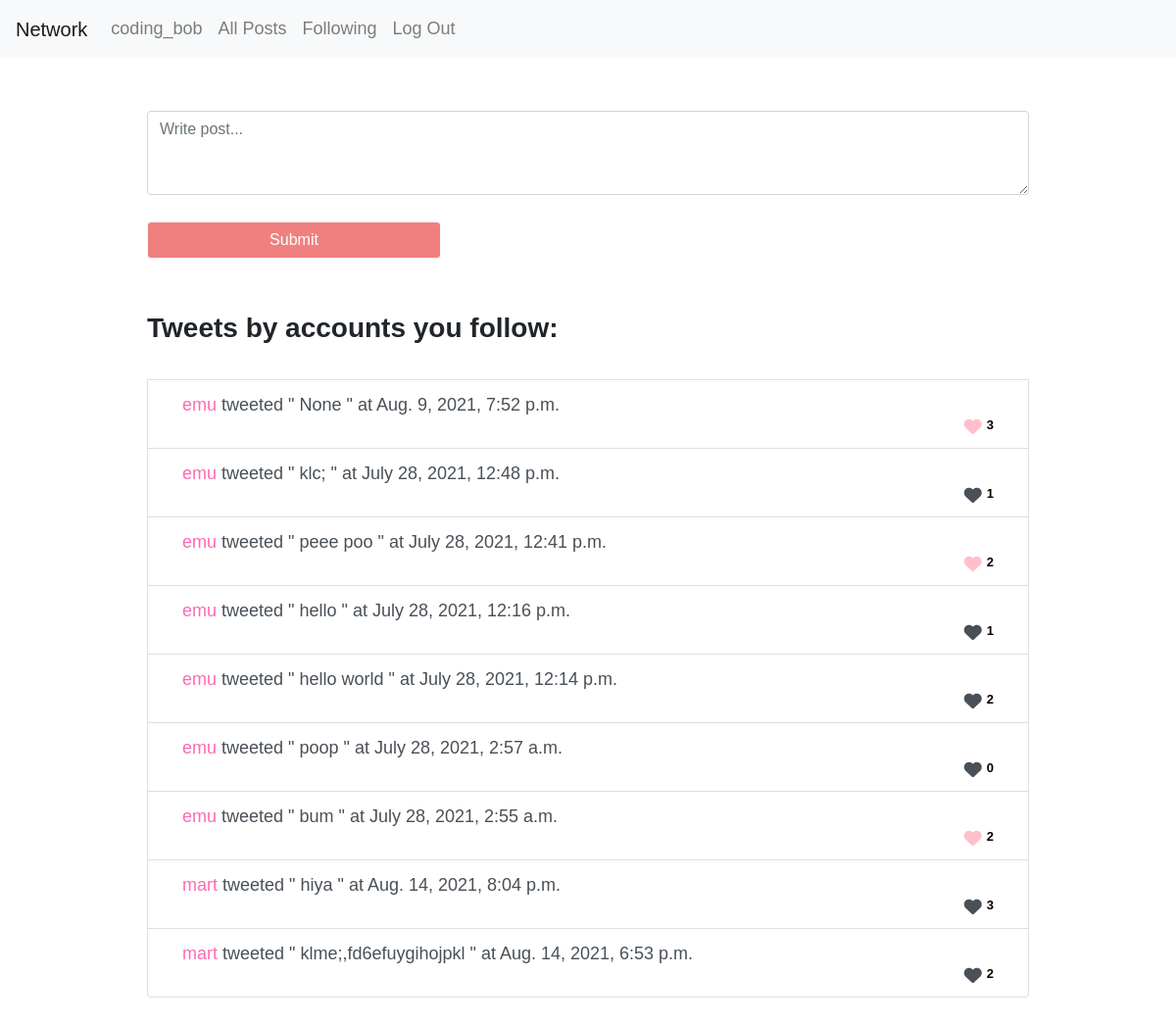
/following/ (signed in), run on the app's committed database.
### network/models.py (models this page shows, shortened)
class User(AbstractUser):
    pass

class Post(models.Model):
    user = models.ForeignKey(User, on_delete=models.CASCADE, default=0)
    user_name = models.CharField(max_length=25, default="string", null=True, blank=True)
    post = models.CharField(max_length=1440, default='', null=True, blank=True)
    time_added = models.DateTimeField(max_length=64, default=datetime.now(timezone.utc))
    likes = models.IntegerField(default="0")

### network/views.py (the view)
# urls.py: path("following/", views.load_following, name="following"),
def load_following(request):
    flow = Follow.objects.filter(follower=request.user.id)
    following = flow.values_list('followee')
    following_list = []
    for i in following:
        fols = Post.objects.filter(user=i[0]).order_by('-time_added')
        followings = fols.values_list('id', 'user', 'user_name', 'post', 'time_added', 'likes')
        following_list.append(followings)
    new_list = []
    for sublist in following_list:
        for item in sublist:
            new_list.append(item)
    smem = Like.objects.filter(liker=request.user.id)
    smeg = smem.values_list('post')
    liked_posts = []
    for i in smeg:
        liked_posts.append(i[0])
    hello = new_list
    paginator = Paginator(hello, 10)
    page_number = request.GET.get('page', 2)
    page_obj = paginator.get_page(page_number)
    print(page_obj, ": page obj")
    return render(request, "network/following.html", {
        "page_obj": page_obj,
        "hello": hello,
        "following_list": following_list,
        "following": following,
        "liked_posts": liked_posts
    })

### network/templates/network/following.html (shortened to what this page needs)
{% extends "network/layout.html" %}
{% block body %}
{% if user.is_authenticated %}
<div style="padding-left: 150px; padding-right: 150px;">
   <br><br>
    <form method="POST" action="{% url 'submit' %}">
        <textarea class="form-control" rows="3" name="submitto" placeholder="Write post..." required></textarea><br>
        <button class="btn btn-light" type="submit">Submit</button></form>
        {% endif %}<br><br>
        <h3><b>Tweets by accounts you follow:</h3></b><br>
        {% if not following %}
        You don't follow anyone yet!
        {% else %}
        {% for i in page_obj %}
        <li class="list-group-item list-group-item-action"> <div class="container">
        <div id="divvo_{{ i.0 }}"><div class="tweeto_{{ i.0 }}"> <a href="{% url 'load_profile' i.1 %}"> {{ i.2 }} </a>tweeted " {{ i.3 }} " at {{ i.4 }} </div> </div>
        {% if user.is_authenticated and i.0 not in liked_posts %}
        <i class="fas fa-heart" id="authenticatedheart{{i.0}}"><div class="likes" id="likes{{i.0}}">   {{i.5}}</div> </i>
        {% elif i.0 in liked_posts %}
        <i class="fas fa-heart" id="authenticatedheart{{i.0}}" style="color:pink;"><div class="likes" id="likes{{i.0}}">   {{i.5}}</div> </i>
        {% else %}
        <i class="fas fa-heart" id="unauthenticatheart{{i.0}}"><div class="likes" id="likes{{i.0}}">   {{i.5}}</div> </i>
        {% endif %}
        {% endfor %}
        </li></div><br><br>
        {% endif %}
        {% endblock %}

### network/templates/network/layout.html (shortened to what this page needs)
{% load static %}
<!DOCTYPE html>
<html lang="en">
    <head>
        <link rel="stylesheet" href="https://stackpath.bootstrapcdn.com/bootstrap/4.4.1/css/bootstrap.min.css">
        <link href="{% static 'network/styles.css' %}" rel="stylesheet">
    </head>
    <body>
        <nav class="navbar navbar-expand-lg navbar-light bg-light">
            <a class="navbar-brand" href="#">Network</a>
            <div>
              <ul class="navbar-nav mr-auto">
                {% if user.is_authenticated %}
                    <li class="nav-item">
                        <a class="nav-link" href="{% url 'load_profile' user.id %}"><strong>{{ user.username }}</strong></a>
                    </li>
                {% endif %}
                <li class="nav-item">
                  <a class="nav-link" href="{% url 'index' %}">All Posts</a>
                </li>
                {% if user.is_authenticated %}
                    <li class="nav-item">
                        <a class="nav-link" href="{% url 'following' %}">Following</a>
                    </li>
                    <li class="nav-item">
                        <a class="nav-link" href="{% url 'logout' %}">Log Out</a>
                    </li>
                {% endif %}
              </ul>
            </div>
          </nav>
        <div class="body">
            {% block body %}
            {% endblock %}
        </div>
    </body>
</html>

### network/static/network/styles.css (style rules this page uses)
body { font-family: Arial, Helvetica, sans-serif; font-size: large; font-weight: 100 }
.list-group-item { display: flex; flex-direction: row; justify-content: space-between; }
.likes { font-family: Arial, Helvetica, sans-serif; color: black; float:right; font-size: small; text-align: right; margin-left: 5px; }
.fa-heart { float: right; text-align: right; }
.container { position: relative; }
.btn-light { background: lightcoral; width: 300px; color: white; }
a { color: hotpink; cursor: pointer; cursor: hand; }

### data on the page
User: username "coding_bob"
Post: user_name "emu", i "None", time_added "Aug. 9, 2021, 7:52 p.m.", likes "3"
Post: user_name "emu", post "klc;", time_added "July 28, 2021, 12:48 p.m.", likes "1"
Post: user_name "emu", post "peee poo", time_added "July 28, 2021, 12:41 p.m.", i "2"
Post: user_name "emu", post "hello", time_added "July 28, 2021, 12:16 p.m.", likes "1"
Post: user_name "emu", post "hello world", time_added "July 28, 2021, 12:14 p.m.", i "2"
Post: user_name "emu", post "poop", time_added "July 28, 2021, 2:57 a.m.", likes "0"
Post: user_name "emu", post "bum", time_added "July 28, 2021, 2:55 a.m.", i "2"
Post: user_name "mart", post "hiya", time_added "Aug. 14, 2021, 8:04 p.m.", i "3"
Post: user_name "mart", post "klme;,fd6efuygihojpkl", time_added "Aug. 14, 2021, 6:53 p.m.", likes "2"
